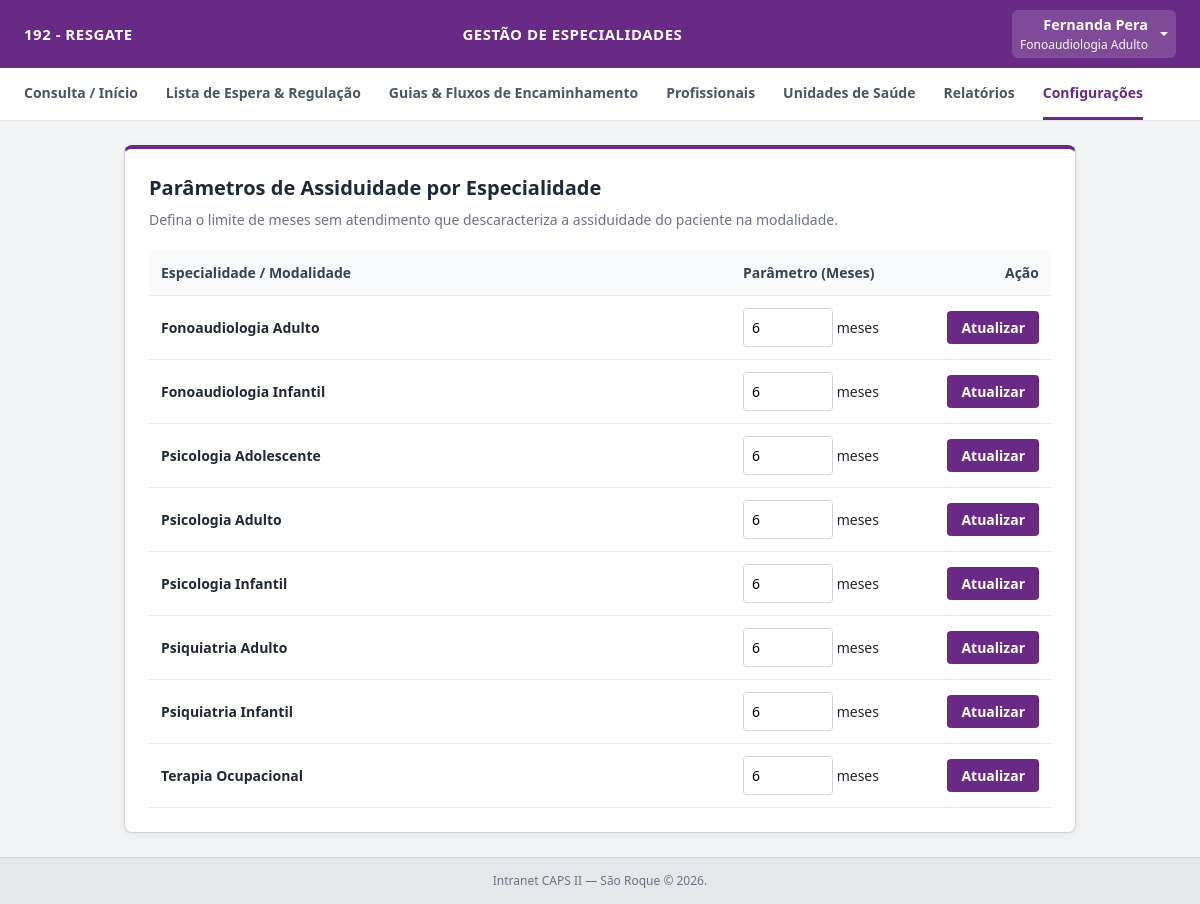
The page /admin/configuracoes/assiduidade (signed in) on the database its author committed.
### tables this page shows
CREATE TABLE cbos (
            id INTEGER PRIMARY KEY AUTOINCREMENT,
            codigo TEXT UNIQUE NOT NULL,
            ocupacao TEXT NOT NULL,
            idade_minima INTEGER,
            idade_maxima INTEGER,
            meses_assiduidade INTEGER DEFAULT 6,
            ativa INTEGER DEFAULT 1,
            gera_lista_espera INTEGER DEFAULT 1,
            created_at TIMESTAMP DEFAULT CURRENT_TIMESTAMP
        );

### app.py (the view)
@app.route('/admin/configuracoes/assiduidade', methods=['GET'])
@login_required
@nivel_i_required
def listar_assiduidade_config():
    conn = get_db_connection()
    cbos = [
        dict(row)
        for row in conn.execute(
            'SELECT id, ocupacao, meses_assiduidade FROM cbos ORDER BY ocupacao'
            ' ASC'
        ).fetchall()
    ]
    conn.close()
    return render_template('admin_assiduidade.html', cbos=cbos)

### app.py (called while the page is built)
def get_db_connection():
    conn = sqlite3.connect(DB_PATH, timeout=10.0)
    conn.row_factory = sqlite3.Row
    conn.execute('PRAGMA foreign_keys = ON;')
    return conn

def login_required(f):
    @wraps(f)
    def decorated_function(*args, **kwargs):
        if 'usuario_id' not in session:
            flash('Por favor, faça login para acessar o sistema.', 'warning')
            return redirect(url_for('login'))
        return f(*args, **kwargs)
    return decorated_function

def nivel_i_required(f):
    @wraps(f)
    def decorated_function(*args, **kwargs):
        if session.get('perfil') != 'NIVEL_I':
            flash(
                'Acesso restrito à gestão e administração do sistema (Nível I).',
                'danger',
            )
            return redirect(url_for('dashboard'))
        return f(*args, **kwargs)
    return decorated_function

### templates/admin_assiduidade.html (shortened to what this page needs)
{% set perfil = session.get('perfil') %}
<!DOCTYPE html>
<html lang="pt-BR">
<head>
    <link href="https://cdn.jsdelivr.net/npm/bootstrap@5.3.0/dist/css/bootstrap.min.css" rel="stylesheet">
</head>
<body>
    <div class="topbar">
        <div class="title">{{ session.get('estabelecimento', 'CAPS II — São Roque') }}</div>
        <div class="center-title">Gestão de Especialidades</div>
        <div class="dropdown">
            <a class="dropdown-toggle text-white d-flex align-items-center text-decoration-none py-1 px-2 rounded"
               href="#" id="userMenuDropdown" role="button" data-bs-toggle="dropdown" aria-expanded="false" style="background: rgba(255,255,255,0.15);">
                <div class="text-end me-2">
                    <span class="d-block fw-semibold text-white" style="font-size: 0.9rem;">{{ session.get('nome') }}</span>
                    <small class="d-block text-light opacity-85" style="font-size: 0.75rem;">{{ session.get('profissao', 'Profissional') }}</small>
                </div>
            </a>
        </div>
    </div>
    <div class="navbar">
        <a href="/dashboard">Consulta / Início</a>
        <a href="/lista-espera">Lista de Espera & Regulação</a>
        <a href="/guias-fluxo">Guias & Fluxos de Encaminhamento</a>
        {% if session.get('perfil') == 'NIVEL_I' %}
            <a href="/admin/profissionais">Profissionais</a>
            <a href="/admin/estabelecimentos">Unidades de Saúde</a>
            <a href="/relatorios">Relatórios</a>
            <a href="/admin/configuracoes" class="active">Configurações</a>
        {% endif %}
    </div>
    <div class="container">
        <div class="card">
            <div class="header-title">Parâmetros de Assiduidade por Especialidade</div>
            <div class="header-sub">Defina o limite de meses sem atendimento que descaracteriza a assiduidade do paciente na modalidade.</div>
            <table class="table-data">
                <thead>
                    <tr>
                        <th>Especialidade / Modalidade</th>
                        <th style="width: 200px;">Parâmetro (Meses)</th>
                        <th style="width: 120px; text-align: right;">Ação</th>
                    </tr>
                </thead>
                <tbody>
                    {% for cbo in cbos %}
                    <tr>
                        <td style="font-weight: 600; color: #1f2937; vertical-align: middle;">{{ cbo.ocupacao }}</td>
                        <form method="POST" action="/admin/configuracoes/assiduidade/salvar">
                            <td style="vertical-align: middle;">
                                <input type="number" name="meses_assiduidade" value="{{ cbo.meses_assiduidade if cbo.meses_assiduidade is not none else 6 }}" min="1" max="24" required> meses
                            </td>
                            <td style="text-align: right; vertical-align: middle;">
                                <button type="submit" class="btn-save">Atualizar</button>
                            </td>
                        </form>
                    </tr>
                    {% endfor %}
                </tbody>
            </table>
        </div>
    </div>
    <div class="footer">Intranet CAPS II — São Roque &copy; 2026.</div>
</body>
</html>

### templates/admin_assiduidade.html (style rules this page uses)
* { box-sizing: border-box; margin: 0; padding: 0; font-family: 'Segoe UI', Tahoma, Geneva, Verdana, sans-serif; }
body { background-color: #f3f4f6; min-height: 100vh; display: flex; flex-direction: column; }
.topbar { background-color: #692A85; color: white; padding: 10px 24px; display: flex; justify-content: space-between; align-items: center; box-shadow: 0 2px 4px rgba(0,0,0,0.1); }
.topbar .title { font-size: 15px; font-weight: 600; text-transform: uppercase; letter-spacing: 0.5px; white-space: nowrap; overflow: hidden; text-overflow: ellipsis; max-width: 280px; }
.topbar .center-title { font-size: 15px; font-weight: 600; text-transform: uppercase; letter-spacing: 0.5px; }
.navbar { background: white; border-bottom: 1px solid #e5e7eb; padding: 0 24px; display: flex; justify-content: flex-start; gap: 28px; overflow-x: auto; white-space: nowrap; box-shadow: 0 1px 3px rgba(0,0,0,0.02); }
.navbar a { text-decoration: none; color: #4b5563; font-size: 14px; font-weight: 600; padding: 14px 0; border-bottom: 3px solid transparent; transition: all 0.2s; display: inline-block; flex-shrink: 0; }
.navbar a:hover, .navbar a.active { color: #692A85; border-bottom-color: #692A85; }
.container { flex: 1; padding: 24px; max-width: 1000px; margin: 0 auto; width: 100%; }
.card { background: white; padding: 24px; border-radius: 8px; box-shadow: 0 2px 8px rgba(0,0,0,0.06); border-top: 4px solid #692A85; }
.header-title { font-size: 20px; color: #1f2937; margin-bottom: 6px; font-weight: 700; }
.header-sub { font-size: 14px; color: #6b7280; margin-bottom: 20px; }
.table-data { width: 100%; border-collapse: collapse; font-size: 14px; text-align: left; }
.table-data th, .table-data td { padding: 12px; border-bottom: 1px solid #e5e7eb; }
.table-data th { background: #f9fafb; color: #374151; font-weight: 600; }
input[type="number"] { width: 90px; padding: 8px; border: 1px solid #d1d5db; border-radius: 4px; font-size: 14px; outline: none; background: white; }
.btn-save { background: #692A85; color: white; border: none; padding: 6px 14px; border-radius: 4px; font-weight: 600; cursor: pointer; transition: background 0.2s; }
.footer { text-align: center; padding: 14px 0; font-size: 12px; color: #6b7280; background-color: #e5e7eb; margin-top: auto; border-top: 1px solid #d1d5db; }

### rows shown on the page
cbos: get "Fonoaudiologia Adulto", ocupacao "Fonoaudiologia Adulto", meses_assiduidade "6"
cbos: ocupacao "Fonoaudiologia Infantil", meses_assiduidade "6"
cbos: ocupacao "Psicologia Adolescente", meses_assiduidade "6"
cbos: ocupacao "Psicologia Adulto", meses_assiduidade "6"
cbos: ocupacao "Psicologia Infantil", meses_assiduidade "6"
cbos: ocupacao "Psiquiatria Adulto", meses_assiduidade "6"
cbos: ocupacao "Psiquiatria Infantil", meses_assiduidade "6"
cbos: ocupacao "Terapia Ocupacional", meses_assiduidade "6"

### other values the page prints
{{ session.get('estabelecimento', 'CAPS II — São Roque') }} "192 - RESGATE"
{{ session.get('nome') }} "Fernanda Pera"
